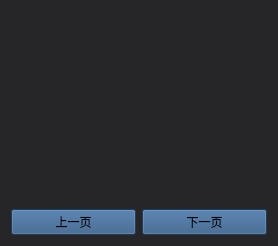
         <widget class="QWidget" name="positionSearch">
          <property name="styleSheet">
           <string notr="true">background-color: rgb(38, 38 ,40);</string>
          </property>
          <layout class="QGridLayout" name="gridLayout_5">
           <item row="0" column="0" colspan="2">
            <widget class="PositionTable" name="positionTable">
             <property name="styleSheet">
              <string notr="true">QTableView
{
	background-color: transparent;
	font:14px &quot;微软雅黑&quot;;
	text-align:center;
	color:white;
	gridline-color:rgb(50, 50, 50);
}
 
QTableView::item
{	
	font:14px &quot;微软雅黑&quot;;
	/*color:white; */
}
 
QTableView::item:selected
{	
	color:#677483;
}
 
QHeaderView::section {	
	color: white;
	text-align:center;
	background-color: transparent;
	border:2px solid rgb(50, 50, 50);
	border-left:none;
}
QTableCornerButton::section{background:rgb(38, 38 ,40);}</string>
             </property>
            </widget>
           </item>
           <item row="1" column="0">
            <widget class="QPushButton" name="last2">
             <property name="cursor">
              <cursorShape>PointingHandCursor</cursorShape>
             </property>
             <property name="styleSheet">
              <string notr="true">background-color:rgb(45,85,130);	</string>
             </property>
             <property name="text">
              <string>上一页</string>
             </property>
            </widget>
           </item>
           <item row="1" column="1">
            <widget class="QPushButton" name="next2">
             <property name="cursor">
              <cursorShape>PointingHandCursor</cursorShape>
             </property>
             <property name="styleSheet">
              <string notr="true">background-color:rgb(45,85,130);	</string>
             </property>
             <property name="text">
              <string>下一页</string>
             </property>
            </widget>
           </item>
          </layout>
         </widget>
